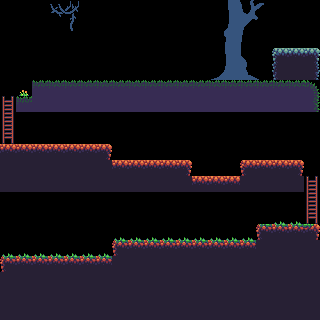

This game map was drawn from its Tiled (.tmx) file and the tilesets committed beside it. A one-line description and the full map source follow:
An orthogonal 20x20 tile map with 16x16 px tiles, 1 tile layer (Tile Layer 1).

<map version="1.0" tiledversion="2017.09.27" orientation="orthogonal" renderorder="right-down" width="20" height="20" tilewidth="16" tileheight="16" infinite="0" nextobjectid="1">
 <tileset firstgid="1" source="GenericForest.tsx" />
 <layer name="Tile Layer 1" width="20" height="20">
  <data encoding="csv">
70,70,70,1,2,70,70,70,70,70,70,70,70,54,55,56,57,70,70,70,
70,70,70,18,19,70,70,70,70,70,70,70,70,71,72,73,74,70,70,70,
70,70,70,70,70,70,70,70,70,70,70,70,70,88,89,90,91,70,70,70,
70,70,70,70,70,70,70,70,70,70,70,70,70,105,106,107,108,45,46,47,
70,70,70,70,70,70,70,70,70,70,70,70,70,122,123,124,125,62,29,64,
70,117,81,81,81,81,81,81,81,81,81,81,81,81,81,81,81,81,81,82,
76,81,98,98,98,98,98,98,98,98,98,98,98,98,98,98,98,98,98,99,
93,70,70,70,70,70,70,70,70,70,70,70,70,70,70,70,70,70,70,70,
110,70,70,70,70,70,70,70,70,70,70,70,70,70,70,70,70,70,70,70,
12,12,12,12,12,12,13,70,70,70,70,70,70,70,70,70,70,70,70,70,
29,29,29,29,29,29,29,12,12,12,12,13,70,70,70,11,12,12,13,70,
29,29,29,29,29,29,29,29,29,29,29,29,12,12,12,29,29,29,29,76,
70,70,70,70,70,70,70,70,70,70,70,70,70,70,70,70,70,70,70,93,
70,70,70,70,70,70,70,70,70,70,70,70,70,70,70,70,70,63,63,110,
70,70,70,70,70,70,70,63,63,63,63,63,63,63,63,63,26,8,8,27,
63,63,63,63,63,63,63,26,8,8,8,8,8,8,8,8,29,29,29,29,
26,8,8,8,8,8,8,29,29,29,29,29,29,29,29,29,29,29,29,29,
29,29,29,29,29,29,29,29,29,29,29,29,29,29,29,29,29,29,29,29,
29,29,29,29,29,29,29,29,29,29,29,29,29,29,29,29,29,29,29,29,
29,29,29,29,29,29,29,29,29,29,29,29,29,29,29,29,29,29,29,29
</data>
 </layer>
</map>